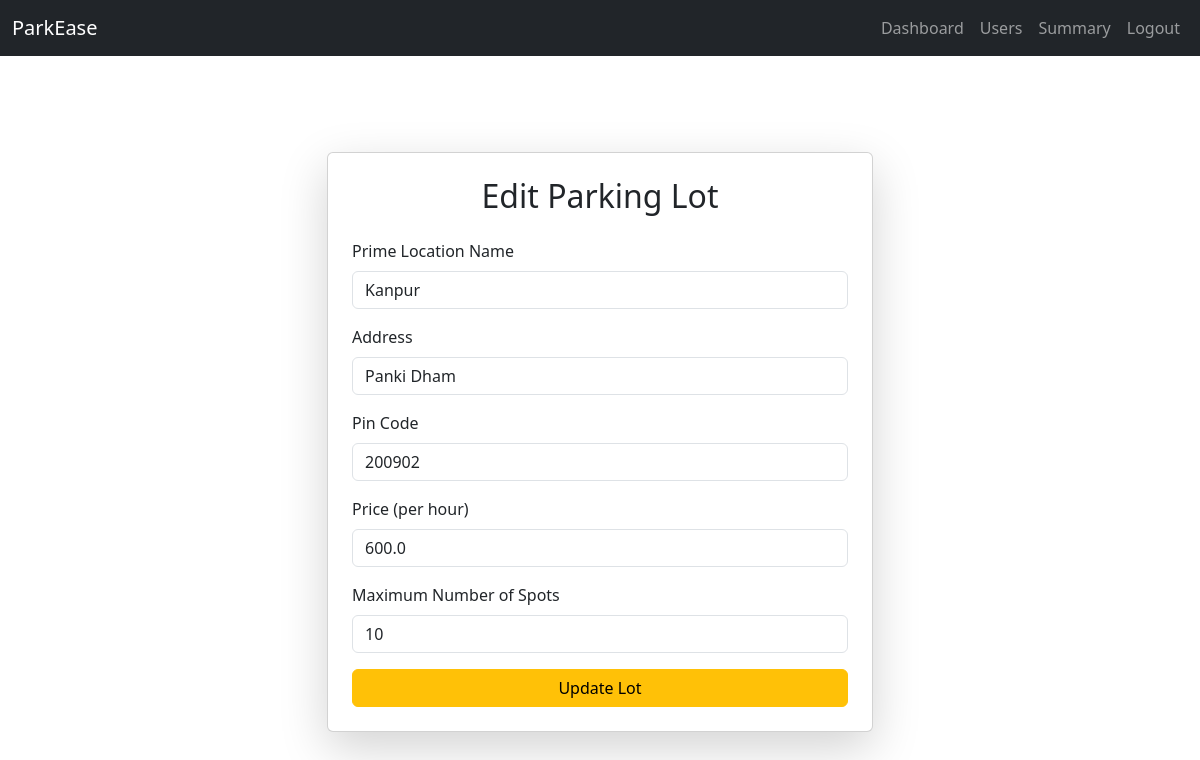
Page /admin/parking-lot/edit/1 (signed in) on the committed database.
### models.py (models this page shows)
class ParkingLot(db.Model):
    __tablename__ = 'parking_lots'
    id = db.Column(db.Integer, primary_key=True)
    prime_location_name = db.Column(db.String(100), nullable=False)
    address = db.Column(db.String(200), nullable=False)
    pin_code = db.Column(db.String(10), nullable=False)
    price = db.Column(db.Float, nullable=False)
    max_spots = db.Column(db.Integer, nullable=False)
    spots = db.relationship('ParkingSpot', back_populates='lot', cascade='all, delete-orphan')

### routes.py (the view, shortened to what this page needs)
    @app.route('/admin/parking-lot/edit/<int:lot_id>', methods=['GET', 'POST'])
    def edit_parking_lot(lot_id):
        if not session.get('admin'):
            return redirect(url_for('admin_login'))
        lot = ParkingLot.query.get_or_404(lot_id)
        return render_template('edit_parking_lot.html', lot=lot)

### templates/edit_parking_lot.html (shortened to what this page needs)
<!DOCTYPE html>
<html lang="en">
<head>
    <link href="https://cdn.jsdelivr.net/npm/bootstrap@5.3.7/dist/css/bootstrap.min.css" rel="stylesheet">
</head>
{% extends 'index.html' %}
    {% block content %}
    <div class="row justify-content-center mt-5">
        <div class="col-md-6">
            <div class="card shadow-lg p-4">
                <h2 class="card-title text-center mb-4">Edit Parking Lot</h2>
                <form method="post">
                    <div class="mb-3">
                        <label for="primeLocation" class="form-label">Prime Location Name</label>
                        <input type="text" class="form-control" id="primeLocation" name="prime_location_name" value="{{ lot.prime_location_name }}" required>
                    </div>
                    <div class="mb-3">
                        <label for="address" class="form-label">Address</label>
                        <input type="text" class="form-control" id="address" name="address" value="{{ lot.address }}" required>
                    </div>
                    <div class="mb-3">
                        <label for="pinCode" class="form-label">Pin Code</label>
                        <input type="text" class="form-control" id="pinCode" name="pin_code" value="{{ lot.pin_code }}" required>
                    </div>
                    <div class="mb-3">
                        <label for="price" class="form-label">Price (per hour)</label>
                        <input type="number" class="form-control" id="price" name="price" step="0.01" min="0" value="{{ lot.price }}" required>
                    </div>
                    <div class="mb-3">
                        <label for="maxSpots" class="form-label">Maximum Number of Spots</label>
                        <input type="number" class="form-control" id="maxSpots" name="max_spots" min="1" value="{{ lot.max_spots }}" required>
                    </div>
                    <button type="submit" class="btn btn-warning w-100">Update Lot</button>
                </form>
            </div>
        </div>
    </div>
    {% endblock %}

### rows in the picture
ParkingLot: prime_location_name "Kanpur", address "Panki Dham", pin_code "200902", price "600.0", max_spots "10"
